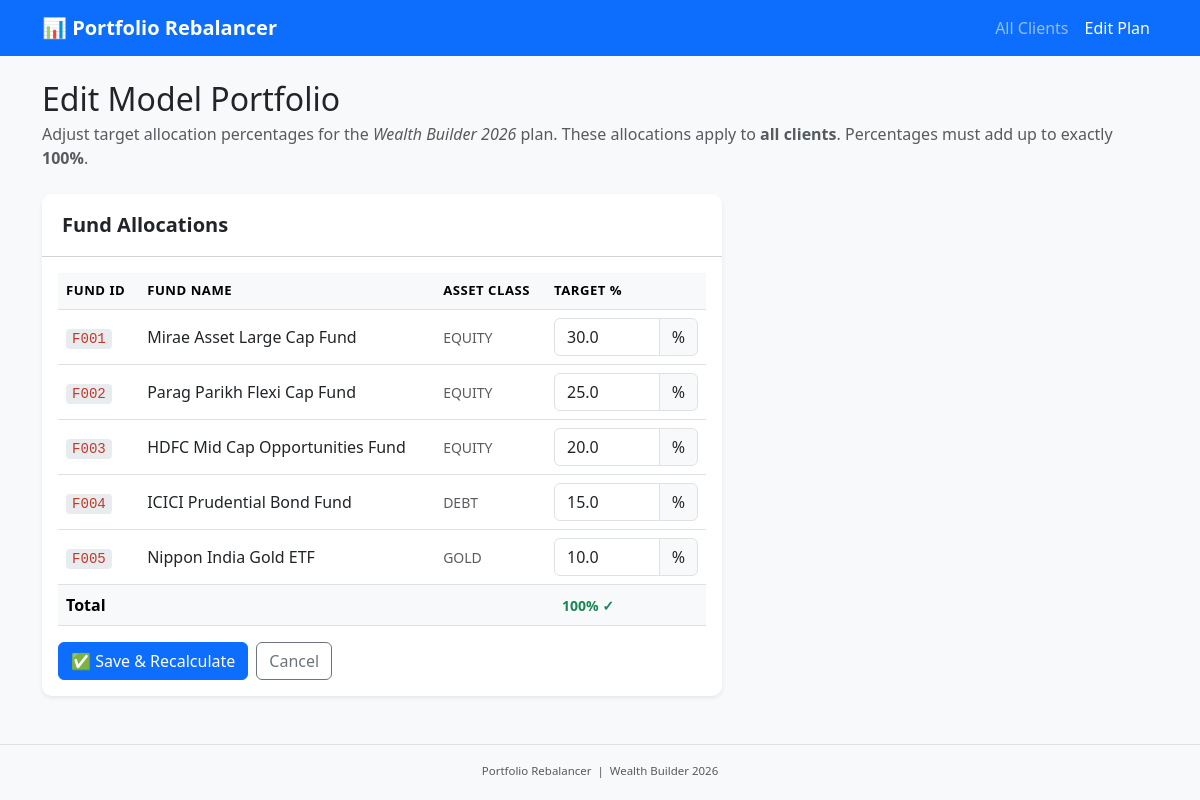
Screenshot of /edit-plan with the database file from the repository.
### tables this page shows
CREATE TABLE model_funds (
  fund_id         TEXT PRIMARY KEY,
  fund_name       TEXT NOT NULL,
  asset_class     TEXT NOT NULL CHECK(asset_class IN ('EQUITY','DEBT','GOLD')),
  allocation_pct  REAL NOT NULL
);

### app.py (the view, shortened to what this page needs)
@app.route("/edit-plan", methods=["GET", "POST"])
def edit_plan():
    conn = get_db()
    model_funds = conn.execute(
        "SELECT fund_id, fund_name, asset_class, allocation_pct FROM model_funds"
    ).fetchall()
    conn.close()
    return render_template("edit_plan.html", model_funds=model_funds, error=None)

### app.py (called while the page is built)
def get_db():
    conn = sqlite3.connect(DB_PATH)
    conn.row_factory = sqlite3.Row
    return conn

### templates/edit_plan.html (shortened to what this page needs)
{% extends "base.html" %}
{% block content %}
<h2 class="mb-1">Edit Model Portfolio</h2>
<p class="text-muted mb-4">
  Adjust target allocation percentages for the <em>Wealth Builder 2026</em> plan.
  These allocations apply to <strong>all clients</strong>.
  Percentages must add up to exactly <strong>100%</strong>.
</p>
<div class="card shadow-sm border-0" style="max-width: 680px;">
  <div class="card-header bg-white fw-semibold fs-5">Fund Allocations</div>
  <div class="card-body">
    <form method="POST" action="/edit-plan">
      <table class="table align-middle">
        <thead class="table-light">
          <tr>
            <th>Fund ID</th>
            <th>Fund Name</th>
            <th>Asset Class</th>
            <th style="width:160px">Target %</th>
          </tr>
        </thead>
        <tbody>
          {% for fund in model_funds %}
          <tr>
            <td><code>{{ fund.fund_id }}</code></td>
            <td>{{ fund.fund_name }}</td>
            <td><small class="text-muted">{{ fund.asset_class }}</small></td>
            <td>
              <div class="input-group">
                <input type="number" class="form-control"
                  name="alloc_{{ fund.fund_id }}"
                  value="{{ fund.allocation_pct }}"
                  step="0.01" min="0" max="100" required />
                <span class="input-group-text">%</span>
              </div>
            </td>
          </tr>
          {% endfor %}
        </tbody>
        <tfoot>
          <tr class="table-light fw-bold">
            <td colspan="3">Total</td>
            <td><div id="total-display" class="ps-2 small">—</div></td>
          </tr>
        </tfoot>
      </table>
      <div class="d-flex gap-2 mt-2">
        <button type="submit" class="btn btn-primary">✅ Save &amp; Recalculate</button>
        <a href="/" class="btn btn-outline-secondary">Cancel</a>
      </div>
    </form>
  </div>
</div>
{% endblock %}

### static/style.css (style rules this page uses)
body { background-color: #f8f9fa; font-family: 'Segoe UI', system-ui, sans-serif; }
th { font-size: 0.82rem; text-transform: uppercase; letter-spacing: 0.04em; color: #495057; }
code { background: #e9ecef; padding: 2px 6px; border-radius: 4px; font-size: 0.88rem; color: #c0392b; }
.card { border-radius: 10px; }
.card-header { border-radius: 10px 10px 0 0 !important; padding: 1rem 1.25rem; }

### rows the page displays
model_funds: fund_id "F001", fund_name "Mirae Asset Large Cap Fund", asset_class "EQUITY", allocation_pct "30.0"
model_funds: fund_id "F002", fund_name "Parag Parikh Flexi Cap Fund", asset_class "EQUITY", allocation_pct "25.0"
model_funds: fund_id "F003", fund_name "HDFC Mid Cap Opportunities Fund", asset_class "EQUITY", allocation_pct "20.0"
model_funds: fund_id "F004", fund_name "ICICI Prudential Bond Fund", asset_class "DEBT", allocation_pct "15.0"
model_funds: fund_id "F005", fund_name "Nippon India Gold ETF", asset_class "GOLD", allocation_pct "10.0"
